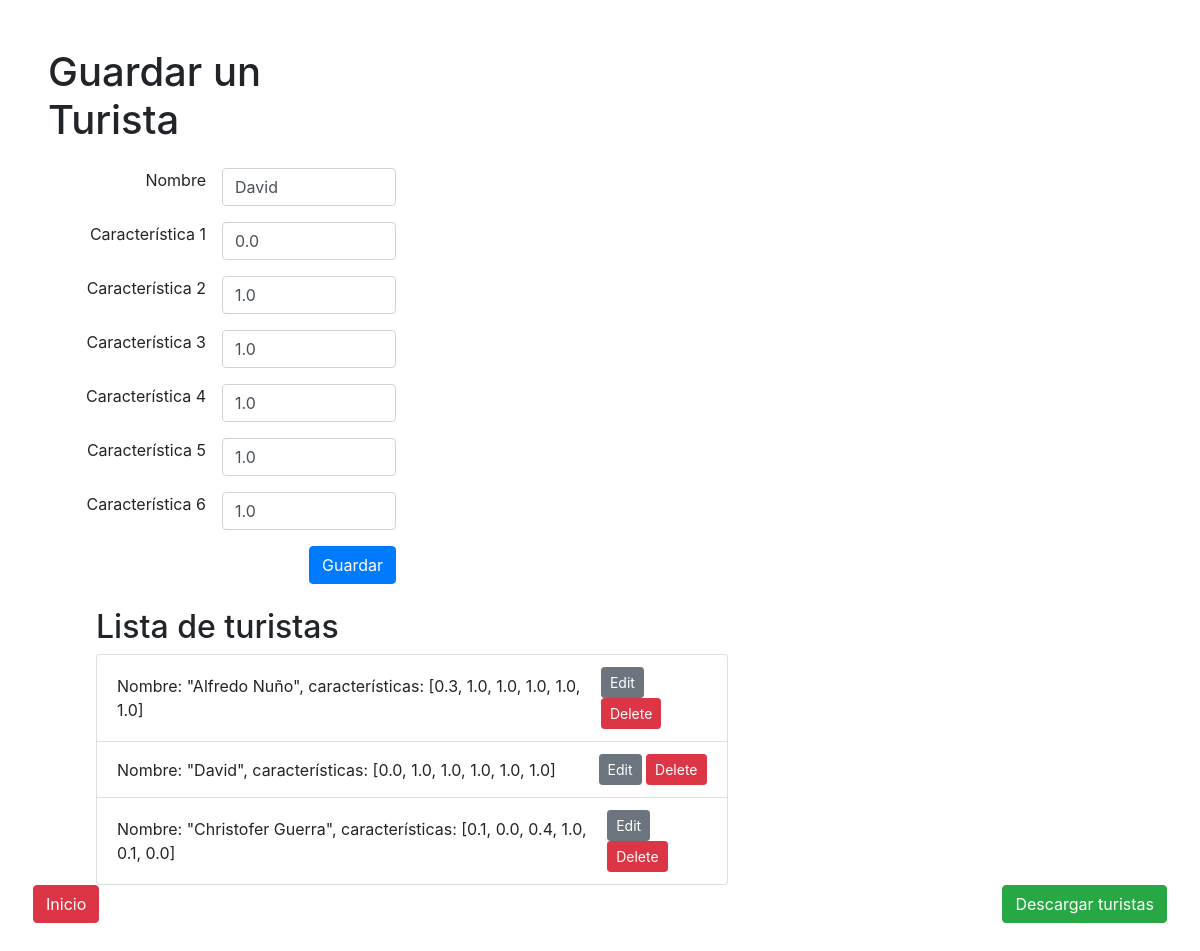
The page /create_tourist/3/ on the database its author committed.
### myapp/models.py (models this page shows, shortened)
class Tourist(models.Model):
    name = models.CharField(unique=True, max_length=50)
    characteristics = models.JSONField(default=list)

### myapp/views.py (the view)
# urls.py: path('create_tourist/', views.create_tourist, name='create_tourist'),
def create_tourist(request, tourist_id=None):
    if tourist_id:
        tourist = get_object_or_404(Tourist, id=tourist_id)
    else:
        tourist = None
    if request.method == 'POST':
        form = TouristForm(request.POST, instance=tourist)
        if form.is_valid():
            form.save()
            return JsonResponse({'success': True})
        else:
            return JsonResponse({'success': False, 'errors': form.errors})
    else:
        form = TouristForm(instance=tourist)
    tourists = Tourist.objects.all()
    return render(request, 'create_tourist.html', {'form': form, 'tourists': tourists, 'tourist': tourist})

### myapp/templates/create_tourist.html (shortened to what this page needs)
<!DOCTYPE html>
<html>
<head>
    <link href="https://stackpath.bootstrapcdn.com/bootstrap/4.5.2/css/bootstrap.min.css" rel="stylesheet">
    {% load widget_tweaks %}
</head>
<body class="m-5">
    <div class="row">
        <div class="col-md-4 mr-5">
            <h1 class="mb-4">Guardar un Turista</h1>
            <form method="post" action="{% if tourist %}{% url 'edit_tourist' tourist.id %}{% else %}{% url 'create_tourist' %}{% endif %}" onsubmit="handleFormSubmit(event)" class="mb-4 text-right">
                <div class="form-group d-flex justify-content-end">
                    <label class="mr-3" for="id_name">Nombre</label>
                    {{ form.name|add_class:"form-control w-50" }}
                </div>
                <div class="form-group d-flex justify-content-end">
                    <label class="mr-3" for="id_characteristic_1">Característica 1</label>
                    {{ form.characteristic_1|add_class:"form-control w-50" }}
                </div>
                <div class="form-group d-flex justify-content-end">
                    <label class="mr-3" for="id_characteristic_2">Característica 2</label>
                    {{ form.characteristic_2|add_class:"form-control w-50" }}
                </div>
                <div class="form-group d-flex justify-content-end">
                    <label class="mr-3" for="id_characteristic_3">Característica 3</label>
                    {{ form.characteristic_3|add_class:"form-control w-50" }}
                </div>
                <div class="form-group d-flex justify-content-end">
                    <label class="mr-3" for="id_characteristic_4">Característica 4</label>
                    {{ form.characteristic_4|add_class:"form-control w-50" }}
                </div>
                <div class="form-group d-flex justify-content-end">
                    <label class="mr-3" for="id_characteristic_5">Característica 5</label>
                    {{ form.characteristic_5|add_class:"form-control w-50" }}
                </div>
                <div class="form-group d-flex justify-content-end">
                    <label class="mr-3" for="id_characteristic_6">Característica 6</label>
                    {{ form.characteristic_6|add_class:"form-control w-50" }}
                </div>
                <button type="submit" class="btn btn-primary">Guardar</button>
            </form>
        </div>
        <div class="col-md-7 ml-5">
            <h2>Lista de turistas</h2>
            <ul class="list-group">
                {% for tourist in tourists %}
                    <li class="list-group-item d-flex justify-content-between align-items-center">
                        Nombre: "{{ tourist.name }}", características: {{ tourist.characteristics }}
                        <span>
                            <a href="{% url 'edit_tourist' tourist.id %}" class="btn btn-secondary btn-sm">Edit</a>
                            <a href="#" onclick="handleDelete(event, {{ tourist.id }})" class="btn btn-danger btn-sm">Delete</a>
                        </span>
                    </li>
                {% endfor %}
            </ul>
        </div>
        <div class="d-flex justify-content-between w-100">
            <button class="btn btn-danger" onclick="window.location.href='http://127.0.0.1:8000/'">Inicio</button>
            <button class="btn btn-success" onclick="saveTourists()">Descargar turistas</button>
        </div>
    </div>
</body>
</html>

### rows shown on the page
Tourist: name "David", characteristics "[0.0, 1.0, 1.0, 1.0, 1.0, 1.0]"
Tourist: name "Alfredo Nuño", characteristics "[0.3, 1.0, 1.0, 1.0, 1.0, 1.0]"
Tourist: name "Christofer Guerra", characteristics "[0.1, 0.0, 0.4, 1.0, 0.1, 0.0]"
